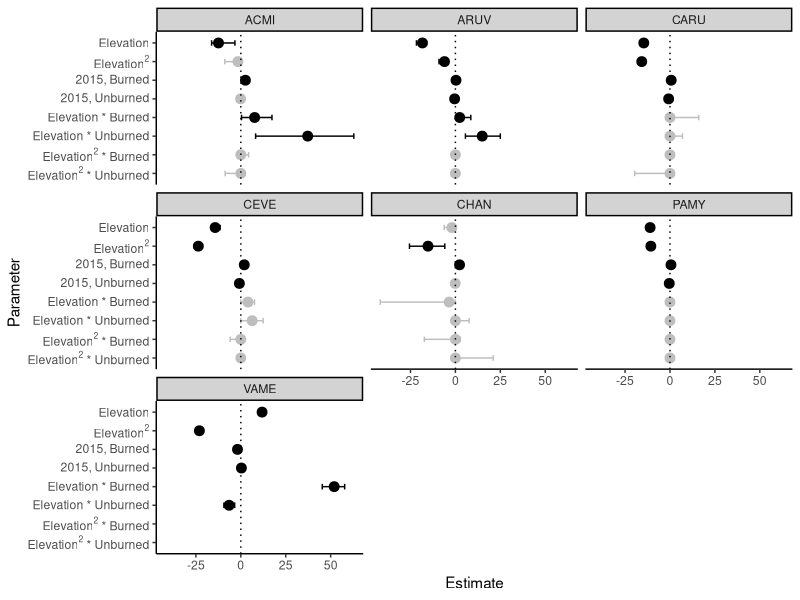
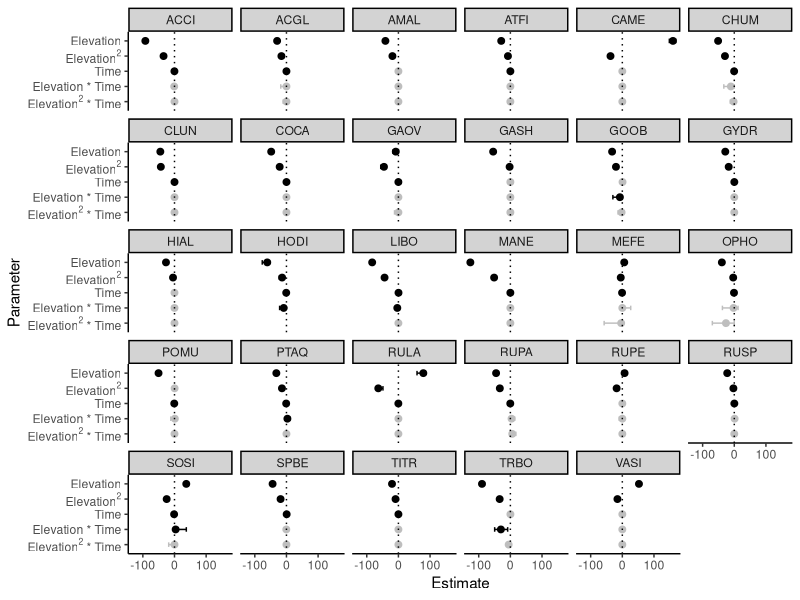

Here is the R script that generated these plots, in order:

# Created: Dec. 15, 2021 from script 8
# Updated: Mar 20, 2023

# IMPORTANT NOTE: unless otherwise indicated, always use Understory_All.csv for these analyses as it is the ONLY file with up-to-date corrections.

# Packages needed:
library(tidyverse)

## Step 1: Load coefficient data

coeff.ALLDAT <- read.csv("data/3c_new_coefficients.csv", header = TRUE) %>% 
  select(-Dataset, -L.Occ, -R.Occ, -deltaAIC, -Weight, -Rsquared)
coeff.ALLDAT[coeff.ALLDAT$Species == "EPAN", 1] <- paste("CHAN") # Correcting taxonomy issue
coeff.ALLDAT[is.na(coeff.ALLDAT)] <- 0 # Hard code absent coeffs as 0 before averaging
coeff.ALLDAT$Elevation.m2.Res.Burn.fi[coeff.ALLDAT$Species == "VAME"] <- NA
coeff.ALLDAT$Elevation.m2.Res.Unburn.fi[coeff.ALLDAT$Species == "VAME"] <- NA
coeff.ALLDAT$Data.Type.Elevation.m2.nofi[coeff.ALLDAT$Species == "HODI"] <- NA #remove terms that weren't fit

coeff.fire <- #split by fire vs no-fire
  coeff.ALLDAT[coeff.ALLDAT$Fire.Included == "Yes" & coeff.ALLDAT$Type == "Avg", c(1, 5:6, 10:15)] 

coeff.nofire <- coeff.ALLDAT[coeff.ALLDAT$Fire.Included == "No" & coeff.ALLDAT$Type == "Avg", c(1, 5:9)] 

## Step 2: Summarize mean, lower and upper CI of each coefficient across the rarefactions (FIRE SPECIES)
means.fire <- coeff.fire %>% 
  group_by(Species) %>% 
  summarise(across(.cols = Elevation.m:Elevation.m2.Res.Unburn.fi, ~ unname(quantile(.x, 0.5, na.rm=TRUE)))) %>% #, .names = "mean_{.col}" 
  mutate(param="mean")
lowers.fire <- coeff.fire %>% 
  group_by(Species) %>% 
  summarise(across(.cols = Elevation.m:Elevation.m2.Res.Unburn.fi, ~ unname(quantile(.x, 0.025, na.rm=TRUE)))) %>% #, .names="lower_{.col}" 
  mutate(param="lower")
uppers.fire <- coeff.fire %>% 
  group_by(Species) %>% 
  summarise(across(.cols = Elevation.m:Elevation.m2.Res.Unburn.fi, ~ unname(quantile(.x, 0.975, na.rm=TRUE)))) %>% #, .names="upper_{.col}" 
  mutate(param="upper")

## Step 3: reshape for graphing
all.fire <- rbind(means.fire, lowers.fire, uppers.fire) %>% 
  pivot_longer(!c(Species, param), names_to="Parameter", values_to="Estimate") %>% 
  pivot_wider(names_from=param, values_from="Estimate")

## Step 4: Classic forest plots for fire species

# order of parameters along y axis
order.list.fire <- c("Elevation.m", 
                     "Elevation.m2", 
                     "Resurvey.Burned.fi", 
                     "Resurvey.Unburned.fi",
                     "Elevation.m.Res.Burn.fi", 
                     "Elevation.m.Res.Unburn.fi", 
                     "Elevation.m2.Res.Burn.fi", 
                     "Elevation.m2.Res.Unburn.fi")

all.fire$Parameter <- factor(all.fire$Parameter, levels = rev(order.list.fire))

# tick labels for y axis
vars.fire <- c("Elevation", 
               expression("Elevation" ^ 2), 
               "2015, Burned",
               "2015, Unburned",
               "Elevation * Burned",
               "Elevation * Unburned",
               expression("Elevation" ^ 2 * " * Burned"), 
               expression("Elevation" ^ 2 * " * Unburned"))

all.fire <- all.fire %>% 
  mutate(lowernonzero = ifelse(mean>0 & lower>0, "y", "n")) %>% 
  mutate(uppernonzero = ifelse(mean<0 & upper<0, "y", "n")) %>% 
  mutate(nonzero = ifelse(mean>0, lowernonzero, uppernonzero))

# faceted plot
forestplot.fire <- ggplot(dat=all.fire, aes(y=Parameter, x=mean, xmin=lower, xmax=upper, color=nonzero)) +
  facet_wrap(~Species) +
  geom_point(cex=3) + 
  scale_color_manual(values=c("grey", "black")) +
  geom_errorbarh(height=0.3) + 
  geom_vline(xintercept=0, linetype="dotted") +
  scale_y_discrete(labels=rev(vars.fire)) +
  xlab("Estimate") +
  theme_classic() +
  theme(strip.background = element_rect(fill = "lightgrey", colour = "black", linewidth = 1)) + 
  theme(legend.position = "none")

ggsave("figures/13_FigureS8_supp_forestplot_coeffs_fire.pdf", forestplot.fire, width=12, height=8)
# thumbnail sillhouettes added in Adobe Illustrator


## Step 5: Repeat steps 2-4 for no-fire species

means.nofire <- coeff.nofire %>% 
  group_by(Species) %>% 
  summarise(across(.cols = Elevation.m:Data.Type.Elevation.m2.nofi, ~ unname(quantile(.x, 0.5, na.rm=TRUE)))) %>%  
  mutate(param="mean")
lowers.nofire <- coeff.nofire %>% 
  group_by(Species) %>% 
  summarise(across(.cols = Elevation.m:Data.Type.Elevation.m2.nofi, ~ unname(quantile(.x, 0.025, na.rm=TRUE)))) %>%  
  mutate(param="lower")
uppers.nofire <- coeff.nofire %>% 
  group_by(Species) %>% 
  summarise(across(.cols = Elevation.m:Data.Type.Elevation.m2.nofi, ~ unname(quantile(.x, 0.975, na.rm=TRUE)))) %>%  
  mutate(param="upper")

all.nofire <- rbind(means.nofire, lowers.nofire, uppers.nofire) %>% 
  pivot_longer(!c(Species, param), names_to="Parameter", values_to="Estimate") %>% 
  pivot_wider(names_from=param, values_from="Estimate")

order.list.nofire <- c("Elevation.m", 
                       "Elevation.m2", 
                       "Data.Type.nofi",
                       "Data.Type.Elevation.m.nofi", 
                       "Data.Type.Elevation.m2.nofi")

all.nofire$Parameter <- factor(all.nofire$Parameter, levels = rev(order.list.nofire))

all.nofire <- all.nofire %>% 
  mutate(lowernonzero = ifelse(mean>0 & lower>0, "y", "n")) %>% 
  mutate(uppernonzero = ifelse(mean<0 & upper<0, "y", "n")) %>% 
  mutate(nonzero = ifelse(mean>0, lowernonzero, uppernonzero))

# tick labels for y axis
vars.nofire <- c("Elevation", 
                 expression("Elevation" ^ 2), 
                 "Time",
                 "Elevation * Time",
                 expression("Elevation" ^ 2 * " * Time"))

# faceted plot
forestplot.nofire <- ggplot(dat=all.nofire, aes(y=Parameter, x=mean, xmin=lower, xmax=upper, color=nonzero)) +
  facet_wrap(~Species) +
  geom_point(cex=2) + 
  scale_color_manual(values=c("grey", "black")) +
  geom_errorbarh(height=0.3) + 
  geom_vline(xintercept=0, linetype="dotted") +
  scale_y_discrete(labels=rev(vars.nofire)) +
  xlab("Estimate") +
  theme_classic() +
  theme(strip.background = element_rect(fill = "lightgrey", colour = "black", size = 1)) +
  theme(legend.position = "none")

ggsave("figures/13_FigureS12_supp_forestplot_coeffs_nofire.pdf", forestplot.nofire, width=12, height=8)
# thumbnail sillhouettes added in Adobe Illustrator



